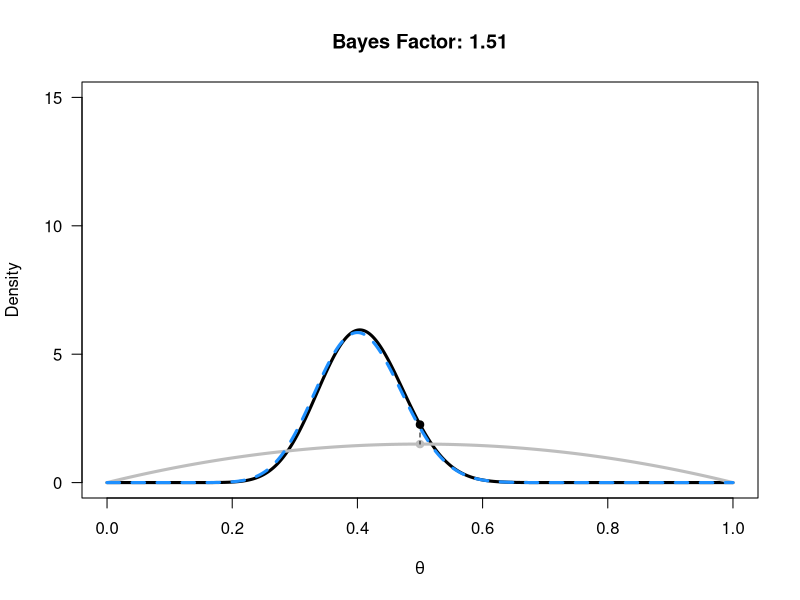

This figure's R source:
# Binomial Bayes Factor

# Null hypothesis
H0 <- .5 
# Trials and successes
n <- 50 
x <- 20 

# alpha and beta for the Beta distribution for the prior
aprior <- 2 
bprior <- 2 
# alpha and beta for the Beta distribution for the likelihood
alikelihood <- x + 1 
blikelihood <- n - x + 1 
# alpha and betafor the Beta distribution for the posterior
aposterior <- aprior + alikelihood - 1 
bposterior <- bprior + blikelihood - 1 

# Range from 0 to 1
theta <- seq(0, 1, 0.001) 

prior <- dbeta(theta, aprior, bprior)
likelihood <- dbeta(theta, alikelihood, blikelihood)
posterior <- dbeta(theta, aposterior, bposterior)
plot(theta, posterior, ylim=c(0, 15), type="l", lwd=3, xlab=bquote(theta), ylab="Density", las=1)
lines(theta, prior, col="grey", lwd=3)
lines(theta, likelihood, lty=2, lwd=3, col="dodgerblue")
BF10 <- dbeta(H0, aposterior, bposterior)/dbeta(H0, aprior, bprior)
points(H0,dbeta(H0, aposterior, bposterior), pch=19)
points(H0,dbeta(H0, aprior, bprior), pch=19, col="grey")
segments(H0, dbeta(H0, aposterior, bposterior), H0, dbeta(H0, aprior, bprior), lty=2)
title(paste('Bayes Factor:', round(BF10, digits=2)))